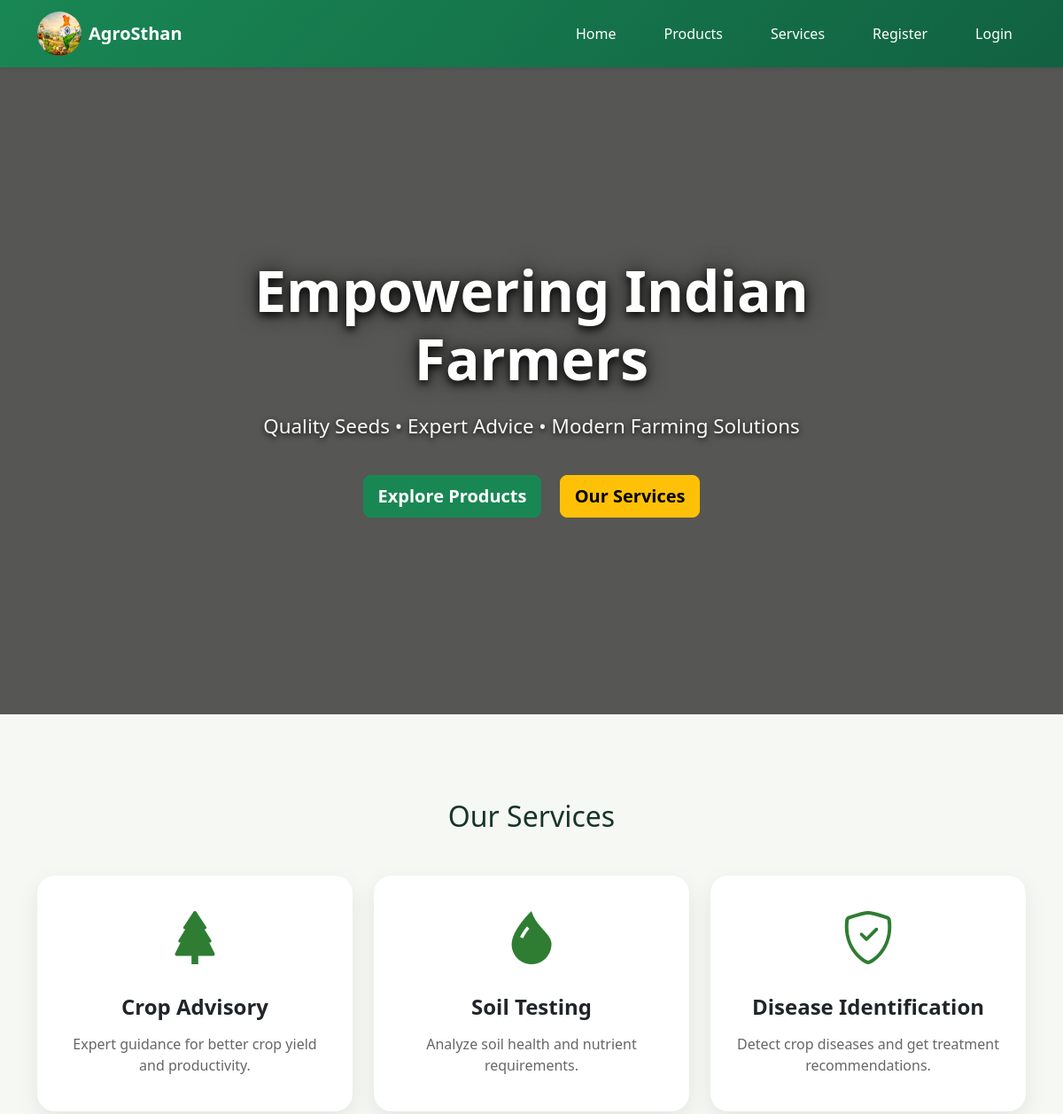
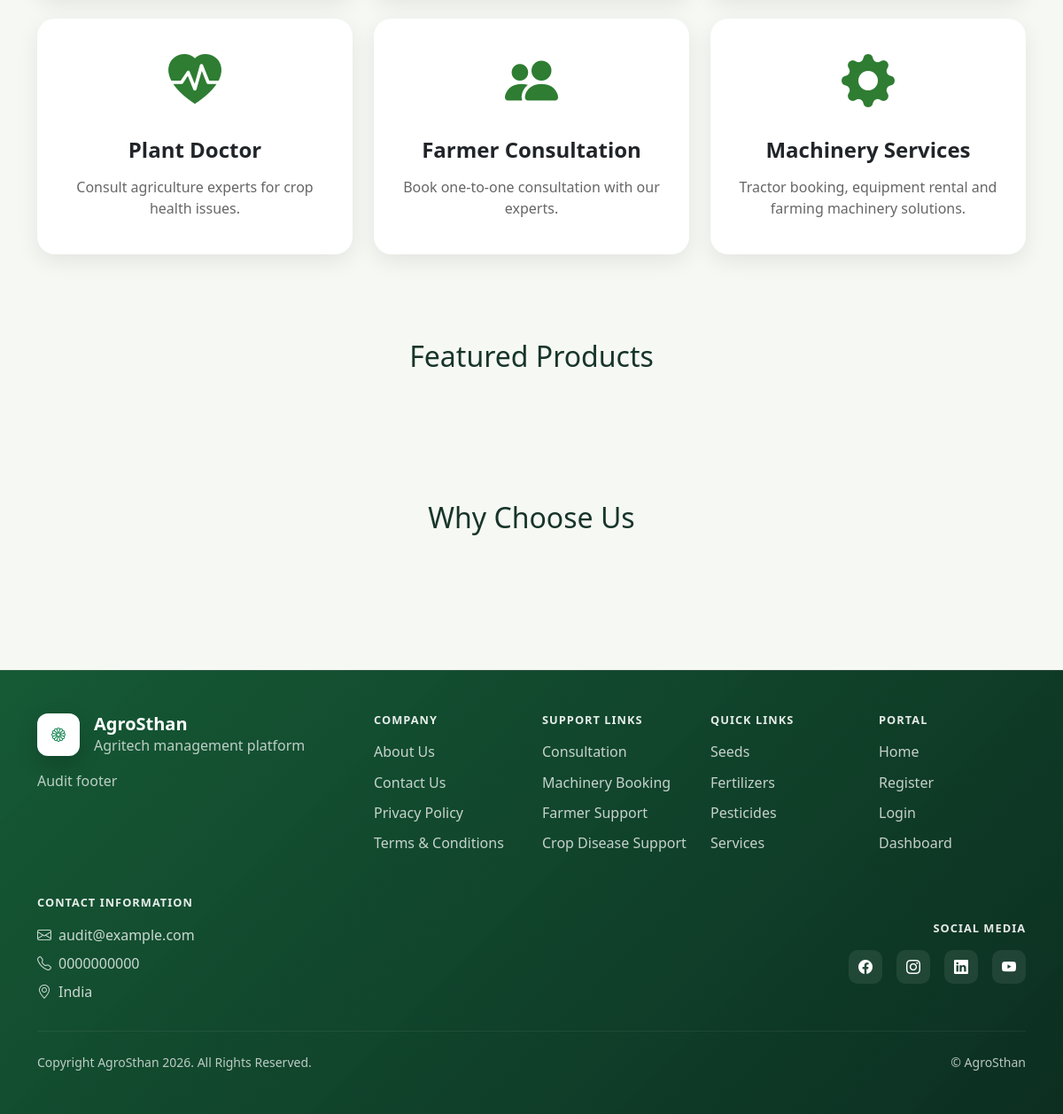
The page / on the database its author committed (2 pictures, top to bottom).
### accounts/models.py (models this page shows, shortened)
class SiteSettings(models.Model):
    site_name = models.CharField(max_length=100)
    logo = models.ImageField(
        upload_to="site_logo/",
        blank=True,
        null=True
    )
    hero_background = models.ImageField(
        upload_to="hero_background/",
        blank=True,
        null=True
    )
    mobile_hero_background = models.ImageField(
        upload_to="hero_background/mobile/",
        blank=True,
        null=True
    )
    hero_video = models.FileField(
        upload_to="hero_videos/",
        blank=True,
        null=True
    )

class FooterSettings(models.Model):
    company_description = models.TextField()
    address = models.TextField()
    phone = models.CharField(
        max_length=20
    )
    email = models.EmailField()
    facebook = models.URLField(
        blank=True,
        null=True
    )
    instagram = models.URLField(
        blank=True,
        null=True
    )
    youtube = models.URLField(
        blank=True,
        null=True
    )
    linkedin = models.URLField(
        blank=True,
        null=True
    )
    copyright_text = models.CharField(
        max_length=200,
        default="© AgroSthan"
    )

### company/views.py (the view)
# urls.py: 2. Add a URL to urlpatterns:  path('', views.home, name='home')
def home(request):
    products = SeedVariety.objects.all()[:6]
    return render(
        request,
        'company/home.html',
        {
            'products': products
        }
    )

### templates/company/home.html (shortened to what this page needs)
{% extends 'base.html' %}
{% block content %}
<section class="hero-section">
<div class="hero-content">
    <h1>
        Empowering Indian Farmers
    </h1>
    <p>
        Quality Seeds • Expert Advice • Modern Farming Solutions
    </p>
    <a
        href="/products/"
        class="btn btn-success btn-lg">
        Explore Products
    </a>
    <a
        href="/services/"
        class="btn btn-warning btn-lg">
        Our Services
    </a>
</div>
</section>
<section class="container py-5 mt-5">
    <h2 class="text-center mb-5">
        Our Services
    </h2>
    <div class="row g-4">
        <div class="col-md-4">
            <div class="card service-card p-4">
               <i class="bi bi-tree-fill service-icon"></i>
                <h4>Crop Advisory</h4>
                <p>Expert guidance for better crop yield and productivity.</p>
            </div>
        </div>
        <div class="col-md-4">
            <div class="card service-card p-4">
                <i class="bi bi-droplet-fill service-icon"></i>
                <h4>Soil Testing</h4>
                <p>Analyze soil health and nutrient requirements.</p>
            </div>
        </div>
        <div class="col-md-4">
            <div class="card service-card p-4">
               <i class="bi bi-shield-check service-icon"></i>
                <h4>Disease Identification</h4>
                <p>Detect crop diseases and get treatment recommendations.</p>
            </div>
        </div>
        <div class="col-md-4">
            <div class="card service-card p-4">
                <i class="bi bi-heart-pulse-fill service-icon"></i>
                <h4>Plant Doctor</h4>
                <p>Consult agriculture experts for crop health issues.</p>
            </div>
        </div>
        <div class="col-md-4">
            <div class="card service-card p-4">
                <i class="bi bi-people-fill service-icon"></i>
                <h4>Farmer Consultation</h4>
                <p>Book one-to-one consultation with our experts.</p>
            </div>
        </div>
        <div class="col-md-4">
            <div class="card service-card p-4">
                <i class="bi bi-gear-fill service-icon"></i>
                <h4>Machinery Services</h4>
                <p>Tractor booking, equipment rental and farming machinery solutions.</p>
            </div>
        </div>
    </div>
</section>
<section class="container py-5">
    <h2 class="text-center mb-5">
        Featured Products
    </h2>
</section>
<section class="container py-5">
    <h2 class="text-center mb-5">
        Why Choose Us
    </h2>
    <div class="row text-center">
        <div class="col-md-3">
        </div>
        <div class="col-md-3">
        </div>
        <div class="col-md-3">
        </div>
        <div class="col-md-3">
        </div>
    </div>
</section>
{% endblock %}

### templates/base.html (shortened to what this page needs)
{% load static %}
<!DOCTYPE html>
<html>
<head>
    <link href="https://cdn.jsdelivr.net/npm/bootstrap@5.3.3/dist/css/bootstrap.min.css" rel="stylesheet">
    <link rel="stylesheet"
          href="https://cdn.jsdelivr.net/npm/bootstrap-icons@1.11.3/font/bootstrap-icons.min.css">
    <link rel="stylesheet"
          href="{% static 'css/style.css' %}">
    <link rel="stylesheet"
          href="https://cdnjs.cloudflare.com/ajax/libs/cropperjs/1.6.2/cropper.min.css">
</head>
<body>
    <nav class="navbar navbar-expand-lg navbar-dark bg-success shadow-sm main-navbar fixed-top">
    <div class="container">
        <a class="navbar-brand d-flex align-items-center" href="/">
    {% if site_settings and site_settings.logo %}
        <img
            src="{{ site_settings.logo.url }}"
            alt="Logo"
            width="50"
            height="50"
            class="rounded-circle me-2"
            style="object-fit:cover;">
    {% else %}
        <img
            src="{% static 'images/logo.jpeg' %}"
            alt="Logo"
            width="50"
            height="50"
            class="rounded-circle me-2">
    {% endif %}
    <strong>
        {% if site_settings %}
            {{ site_settings.site_name }}
        {% else %}
            AgriTech
        {% endif %}
    </strong>
</a>
<div class="collapse navbar-collapse" id="navbarContent">
    <ul class="navbar-nav ms-auto align-items-lg-center gap-lg-2 flex-wrap">
            {% if current_role == 'admin' %}
                <li class="nav-item me-2">
                    <a class="nav-link text-white nav-soft" href="{% url 'admin_dashboard' %}">Dashboard</a>
                </li>
                <li class="nav-item me-2">
                    <a class="nav-link text-white nav-soft" href="{% url 'services' %}">Services</a>
                </li>
                <li class="nav-item dropdown profile-dropdown">
                    <a class="nav-link dropdown-toggle d-flex align-items-center gap-2 nav-soft" href="#" role="button" data-bs-toggle="dropdown" aria-expanded="false">
                        {% if current_user_photo %}
                            <img src="{{ current_user_photo }}" class="rounded-circle profile-avatar" alt="Admin photo">
                        {% else %}
                            <span class="rounded-circle bg-white text-success d-inline-flex align-items-center justify-content-center profile-avatar">🛡️</span>
                        {% endif %}
                        <span class="d-flex flex-column text-start lh-sm">
                            <span class="fw-semibold text-white">{{ current_user_name|default:'Admin' }}</span>
                            <small class="text-white-50">Administrator</small>
                        </span>
                    </a>
                    <ul class="dropdown-menu dropdown-menu-end profile-menu shadow">
                        <li><a class="dropdown-item" href="{% url 'admin_dashboard' %}"><i class="bi bi-speedometer2 me-2"></i>Dashboard</a></li>
                        <li><hr class="dropdown-divider"></li>
                        <li><a class="dropdown-item text-danger" href="{% url 'admin_logout' %}"><i class="bi bi-box-arrow-right me-2"></i>Logout</a></li>
                    </ul>
                </li>
            {% else %}
                <li class="nav-item me-3">
                    <a class="nav-link text-white" href="/">
                        Home
                    </a>
                </li>
                <li class="nav-item me-3">
                    <a class="nav-link text-white" href="/products/">
                        Products
                    </a>
                </li>
                <li class="nav-item me-3">
                    <a class="nav-link text-white" href="/services/">
                        Services
                    </a>
                </li>
                <li class="nav-item me-3">
                    <a class="nav-link text-white" href="{% url 'register' %}">
                        Register
                    </a>
                </li>
                <li class="nav-item">
                    <a class="nav-link text-white" href="{% url 'login' %}">
                        Login
                    </a>
                </li>
            {% endif %}
        </ul>
    </div>
    </div>
</nav>
{% block content %}
{% endblock %}
{% include 'includes/global_footer.html' %}
</body>
</html>

### templates/includes/global_footer.html (shortened to what this page needs)
{% load static %}
<footer class="global-footer text-white">
    <div class="container py-5">
        <div class="row g-4 align-items-start">
            <div class="col-lg-4 col-md-6">
                <div class="mb-3 d-flex align-items-center gap-3">
                    {% if site_settings and site_settings.logo %}
                        <img src="{{ site_settings.logo.url }}" alt="Logo" width="48" height="48" class="footer-logo">
                    {% else %}
                        <div class="footer-logo d-inline-flex align-items-center justify-content-center text-success bg-white">
                            <i class="bi bi-flower1"></i>
                        </div>
                    {% endif %}
                    <div>
                        <h5 class="mb-0 fw-bold">{{ site_settings.site_name|default:'AgroSthan' }}</h5>
                        <div class="footer-kicker">Agritech management platform</div>
                    </div>
                </div>
                <p class="footer-copy mb-0">{{ footer_settings.company_description|default:'A trusted digital platform for farmers, agriculture doctors, consultants, and agribusiness operations.' }}</p>
            </div>
            <div class="col-lg-2 col-md-6">
                <h6 class="footer-title">Company</h6>
                <ul class="list-unstyled footer-links">
                    <li><a href="{% url 'about' %}">About Us</a></li>
                    <li><a href="{% url 'contact' %}">Contact Us</a></li>
                    <li><a href="#">Privacy Policy</a></li>
                    <li><a href="#">Terms &amp; Conditions</a></li>
                </ul>
            </div>
            <div class="col-lg-2 col-md-6">
                <h6 class="footer-title">Support Links</h6>
                <ul class="list-unstyled footer-links">
                    <li><a href="{% url 'consultation' %}">Consultation</a></li>
                    <li><a href="{% url 'tractor_booking' %}">Machinery Booking</a></li>
                    <li><a href="{% url 'farmer_support' %}">Farmer Support</a></li>
                    <li><a href="{% url 'farmer_support' %}">Crop Disease Support</a></li>
                </ul>
            </div>
            <div class="col-lg-2 col-md-6">
                <h6 class="footer-title">Quick Links</h6>
                <ul class="list-unstyled footer-links">
                    <li><a href="{% url 'products' %}">Seeds</a></li>
                    <li><a href="{% url 'products' %}">Fertilizers</a></li>
                    <li><a href="{% url 'products' %}">Pesticides</a></li>
                    <li><a href="{% url 'services' %}">Services</a></li>
                </ul>
            </div>
            <div class="col-lg-2 col-md-6">
                <h6 class="footer-title">Portal</h6>
                <ul class="list-unstyled footer-links">
                    <li><a href="{% url 'home' %}">Home</a></li>
                    <li><a href="{% url 'choose_role' %}">Register</a></li>
                    <li><a href="{% url 'login' %}">Login</a></li>
                    <li><a href="{% url 'dashboard' %}">Dashboard</a></li>
                </ul>
            </div>
        </div>
        <div class="row g-4 mt-2 align-items-center">
            <div class="col-lg-6">
                <h6 class="footer-title">Contact Information</h6>
                <div class="footer-contact">
                    <div><i class="bi bi-envelope me-2"></i>{{ footer_settings.email|default:'contact@agrosthan.com' }}</div>
                    <div><i class="bi bi-telephone me-2"></i>{{ footer_settings.phone|default:'+91 00000 00000' }}</div>
                    <div><i class="bi bi-geo-alt me-2"></i>{{ footer_settings.address|default:'India' }}</div>
                </div>
            </div>
            <div class="col-lg-6 text-lg-end">
                <h6 class="footer-title">Social Media</h6>
                <div class="d-flex gap-3 justify-content-lg-end footer-socials">
                    <a href="{{ footer_settings.facebook|default:'#' }}" aria-label="Facebook"><i class="bi bi-facebook"></i></a>
                    <a href="{{ footer_settings.instagram|default:'#' }}" aria-label="Instagram"><i class="bi bi-instagram"></i></a>
                    <a href="{{ footer_settings.linkedin|default:'#' }}" aria-label="LinkedIn"><i class="bi bi-linkedin"></i></a>
                    <a href="{{ footer_settings.youtube|default:'#' }}" aria-label="YouTube"><i class="bi bi-youtube"></i></a>
                </div>
            </div>
        </div>
        <hr class="border-white border-opacity-25 my-4">
        <div class="d-flex flex-column flex-md-row justify-content-between align-items-center gap-2 small footer-copy">
            <div>Copyright AgroSthan 2026. All Rights Reserved.</div>
            <div>{{ footer_settings.copyright_text|default:'AgroSthan' }}</div>
        </div>
    </div>
</footer>

### rows shown on the page
SiteSettings: site_name "AgroSthan"
FooterSettings: company_description "Audit footer", email "audit@example.com", phone "0000000000", address "India", copyright_text "© AgroSthan"
